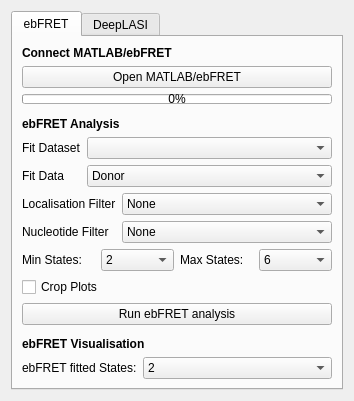
<?xml version="1.0" encoding="UTF-8"?>
<ui version="4.0">
 <class>Form</class>
 <widget class="QWidget" name="Form">
  <property name="geometry">
   <rect>
    <x>0</x>
    <y>0</y>
    <width>354</width>
    <height>401</height>
   </rect>
  </property>
  <property name="windowTitle">
   <string>Form</string>
  </property>
  <layout class="QVBoxLayout" name="verticalLayout">
   <item>
    <widget class="QTabWidget" name="tabWidget">
     <property name="currentIndex">
      <number>0</number>
     </property>
     <widget class="QWidget" name="tab">
      <attribute name="title">
       <string>ebFRET</string>
      </attribute>
      <layout class="QVBoxLayout" name="verticalLayout_2">
       <item>
        <widget class="QLabel" name="label">
         <property name="font">
          <font>
           <weight>75</weight>
           <bold>true</bold>
          </font>
         </property>
         <property name="text">
          <string>Connect MATLAB/ebFRET</string>
         </property>
        </widget>
       </item>
       <item>
        <widget class="QPushButton" name="ebfret_connect_matlab">
         <property name="text">
          <string>Open MATLAB/ebFRET</string>
         </property>
        </widget>
       </item>
       <item>
        <widget class="QProgressBar" name="ebfret_connect_matlab_progress">
         <property name="sizePolicy">
          <sizepolicy hsizetype="Preferred" vsizetype="Fixed">
           <horstretch>0</horstretch>
           <verstretch>0</verstretch>
          </sizepolicy>
         </property>
         <property name="maximumSize">
          <size>
           <width>16777215</width>
           <height>10</height>
          </size>
         </property>
         <property name="value">
          <number>0</number>
         </property>
        </widget>
       </item>
       <item>
        <spacer name="verticalSpacer">
         <property name="orientation">
          <enum>Qt::Vertical</enum>
         </property>
         <property name="sizeType">
          <enum>QSizePolicy::MinimumExpanding</enum>
         </property>
         <property name="sizeHint" stdset="0">
          <size>
           <width>20</width>
           <height>5</height>
          </size>
         </property>
        </spacer>
       </item>
       <item>
        <widget class="QLabel" name="label_2">
         <property name="font">
          <font>
           <weight>75</weight>
           <bold>true</bold>
          </font>
         </property>
         <property name="text">
          <string>ebFRET Analysis</string>
         </property>
        </widget>
       </item>
       <item>
        <layout class="QFormLayout" name="formLayout">
         <item row="0" column="0">
          <widget class="QLabel" name="label_3">
           <property name="text">
            <string>Fit Dataset</string>
           </property>
          </widget>
         </item>
         <item row="0" column="1">
          <widget class="QComboBox" name="ebfret_fit_dataset"/>
         </item>
         <item row="1" column="0">
          <widget class="QLabel" name="label_5">
           <property name="text">
            <string>Fit Data</string>
           </property>
          </widget>
         </item>
         <item row="1" column="1">
          <widget class="QComboBox" name="ebfret_fit_data">
           <item>
            <property name="text">
             <string>Donor</string>
            </property>
           </item>
           <item>
            <property name="text">
             <string>Acceptor</string>
            </property>
           </item>
           <item>
            <property name="text">
             <string>FRET Efficiency</string>
            </property>
           </item>
           <item>
            <property name="text">
             <string>ALEX Efficiency</string>
            </property>
           </item>
          </widget>
         </item>
        </layout>
       </item>
       <item>
        <layout class="QFormLayout" name="formLayout_3">
         <item row="0" column="0">
          <widget class="QLabel" name="label_17">
           <property name="text">
            <string>Localisation Filter</string>
           </property>
          </widget>
         </item>
         <item row="0" column="1">
          <widget class="QComboBox" name="ebfret_user_filter">
           <item>
            <property name="text">
             <string>None</string>
            </property>
           </item>
           <item>
            <property name="text">
             <string>0</string>
            </property>
           </item>
           <item>
            <property name="text">
             <string>1</string>
            </property>
           </item>
           <item>
            <property name="text">
             <string>2</string>
            </property>
           </item>
           <item>
            <property name="text">
             <string>3</string>
            </property>
           </item>
           <item>
            <property name="text">
             <string>4</string>
            </property>
           </item>
           <item>
            <property name="text">
             <string>5</string>
            </property>
           </item>
           <item>
            <property name="text">
             <string>6</string>
            </property>
           </item>
           <item>
            <property name="text">
             <string>7</string>
            </property>
           </item>
           <item>
            <property name="text">
             <string>8</string>
            </property>
           </item>
           <item>
            <property name="text">
             <string>9</string>
            </property>
           </item>
          </widget>
         </item>
         <item row="1" column="0">
          <widget class="QLabel" name="label_26">
           <property name="text">
            <string>Nucleotide Filter</string>
           </property>
          </widget>
         </item>
         <item row="1" column="1">
          <widget class="QComboBox" name="ebfret_nucleotide_filter">
           <item>
            <property name="text">
             <string>None</string>
            </property>
           </item>
           <item>
            <property name="text">
             <string>A</string>
            </property>
           </item>
           <item>
            <property name="text">
             <string>T</string>
            </property>
           </item>
           <item>
            <property name="text">
             <string>C</string>
            </property>
           </item>
           <item>
            <property name="text">
             <string>G</string>
            </property>
           </item>
          </widget>
         </item>
        </layout>
       </item>
       <item>
        <layout class="QGridLayout" name="gridLayout_17">
         <item row="0" column="3">
          <widget class="QComboBox" name="ebfret_max_states">
           <property name="currentIndex">
            <number>4</number>
           </property>
           <item>
            <property name="text">
             <string>2</string>
            </property>
           </item>
           <item>
            <property name="text">
             <string>3</string>
            </property>
           </item>
           <item>
            <property name="text">
             <string>4</string>
            </property>
           </item>
           <item>
            <property name="text">
             <string>5</string>
            </property>
           </item>
           <item>
            <property name="text">
             <string>6</string>
            </property>
           </item>
          </widget>
         </item>
         <item row="0" column="1">
          <widget class="QComboBox" name="ebfret_min_states">
           <item>
            <property name="text">
             <string>2</string>
            </property>
           </item>
           <item>
            <property name="text">
             <string>3</string>
            </property>
           </item>
           <item>
            <property name="text">
             <string>4</string>
            </property>
           </item>
           <item>
            <property name="text">
             <string>5</string>
            </property>
           </item>
           <item>
            <property name="text">
             <string>6</string>
            </property>
           </item>
          </widget>
         </item>
         <item row="0" column="0">
          <widget class="QLabel" name="label_38">
           <property name="text">
            <string>Min States:</string>
           </property>
          </widget>
         </item>
         <item row="0" column="2">
          <widget class="QLabel" name="label_39">
           <property name="text">
            <string>Max States:</string>
           </property>
          </widget>
         </item>
        </layout>
       </item>
       <item>
        <widget class="QCheckBox" name="ebfret_crop_plots">
         <property name="text">
          <string>Crop Plots</string>
         </property>
        </widget>
       </item>
       <item>
        <widget class="QPushButton" name="ebfret_run_analysis">
         <property name="sizePolicy">
          <sizepolicy hsizetype="Minimum" vsizetype="Preferred">
           <horstretch>0</horstretch>
           <verstretch>0</verstretch>
          </sizepolicy>
         </property>
         <property name="text">
          <string>Run ebFRET analysis</string>
         </property>
        </widget>
       </item>
       <item>
        <spacer name="verticalSpacer_2">
         <property name="orientation">
          <enum>Qt::Vertical</enum>
         </property>
         <property name="sizeType">
          <enum>QSizePolicy::MinimumExpanding</enum>
         </property>
         <property name="sizeHint" stdset="0">
          <size>
           <width>20</width>
           <height>5</height>
          </size>
         </property>
        </spacer>
       </item>
       <item>
        <widget class="QLabel" name="label_4">
         <property name="font">
          <font>
           <weight>75</weight>
           <bold>true</bold>
          </font>
         </property>
         <property name="text">
          <string>ebFRET Visualisation</string>
         </property>
        </widget>
       </item>
       <item>
        <layout class="QFormLayout" name="formLayout_26">
         <item row="0" column="0">
          <widget class="QLabel" name="label_66">
           <property name="text">
            <string>ebFRET fitted States:</string>
           </property>
          </widget>
         </item>
         <item row="0" column="1">
          <widget class="QComboBox" name="ebfret_visualisation_state">
           <item>
            <property name="text">
             <string>2</string>
            </property>
           </item>
           <item>
            <property name="text">
             <string>3</string>
            </property>
           </item>
           <item>
            <property name="text">
             <string>4</string>
            </property>
           </item>
           <item>
            <property name="text">
             <string>5</string>
            </property>
           </item>
           <item>
            <property name="text">
             <string>6</string>
            </property>
           </item>
          </widget>
         </item>
        </layout>
       </item>
      </layout>
     </widget>
     <widget class="QWidget" name="tab_2">
      <attribute name="title">
       <string>DeepLASI</string>
      </attribute>
      <layout class="QVBoxLayout" name="verticalLayout_3">
       <item>
        <widget class="QLabel" name="label_9">
         <property name="font">
          <font>
           <weight>75</weight>
           <bold>true</bold>
          </font>
         </property>
         <property name="text">
          <string>Settings</string>
         </property>
        </widget>
       </item>
       <item>
        <layout class="QFormLayout" name="formLayout_2">
         <item row="0" column="0">
          <widget class="QLabel" name="label_6">
           <property name="text">
            <string>Fit Dataset</string>
           </property>
          </widget>
         </item>
         <item row="0" column="1">
          <widget class="QComboBox" name="deeplasi_fit_dataset"/>
         </item>
         <item row="1" column="0">
          <widget class="QLabel" name="label_7">
           <property name="text">
            <string>Fit Data</string>
           </property>
          </widget>
         </item>
         <item row="1" column="1">
          <widget class="QComboBox" name="deeplasi_fit_data">
           <item>
            <property name="text">
             <string>Donor</string>
            </property>
           </item>
           <item>
            <property name="text">
             <string>Acceptor</string>
            </property>
           </item>
           <item>
            <property name="text">
             <string>FRET Efficiency</string>
            </property>
           </item>
           <item>
            <property name="text">
             <string>ALEX Efficiency</string>
            </property>
           </item>
          </widget>
         </item>
         <item row="2" column="0">
          <widget class="QLabel" name="label_8">
           <property name="text">
            <string>N States</string>
           </property>
          </widget>
         </item>
         <item row="2" column="1">
          <widget class="QComboBox" name="deeplasi_n_states">
           <item>
            <property name="text">
             <string>2</string>
            </property>
           </item>
           <item>
            <property name="text">
             <string>3</string>
            </property>
           </item>
           <item>
            <property name="text">
             <string>4</string>
            </property>
           </item>
          </widget>
         </item>
        </layout>
       </item>
       <item>
        <widget class="QCheckBox" name="deeplasi_crop_plots">
         <property name="text">
          <string>Crop Plots</string>
         </property>
        </widget>
       </item>
       <item>
        <spacer name="verticalSpacer_3">
         <property name="orientation">
          <enum>Qt::Vertical</enum>
         </property>
         <property name="sizeHint" stdset="0">
          <size>
           <width>20</width>
           <height>40</height>
          </size>
         </property>
        </spacer>
       </item>
       <item>
        <widget class="QPushButton" name="deeplasi_detect_states">
         <property name="sizePolicy">
          <sizepolicy hsizetype="Minimum" vsizetype="Preferred">
           <horstretch>0</horstretch>
           <verstretch>0</verstretch>
          </sizepolicy>
         </property>
         <property name="text">
          <string>Detect States</string>
         </property>
        </widget>
       </item>
       <item>
        <widget class="QProgressBar" name="deeplasi_progressbar">
         <property name="maximumSize">
          <size>
           <width>16777215</width>
           <height>10</height>
          </size>
         </property>
         <property name="value">
          <number>0</number>
         </property>
        </widget>
       </item>
      </layout>
     </widget>
    </widget>
   </item>
  </layout>
 </widget>
 <resources/>
 <connections/>
</ui>
